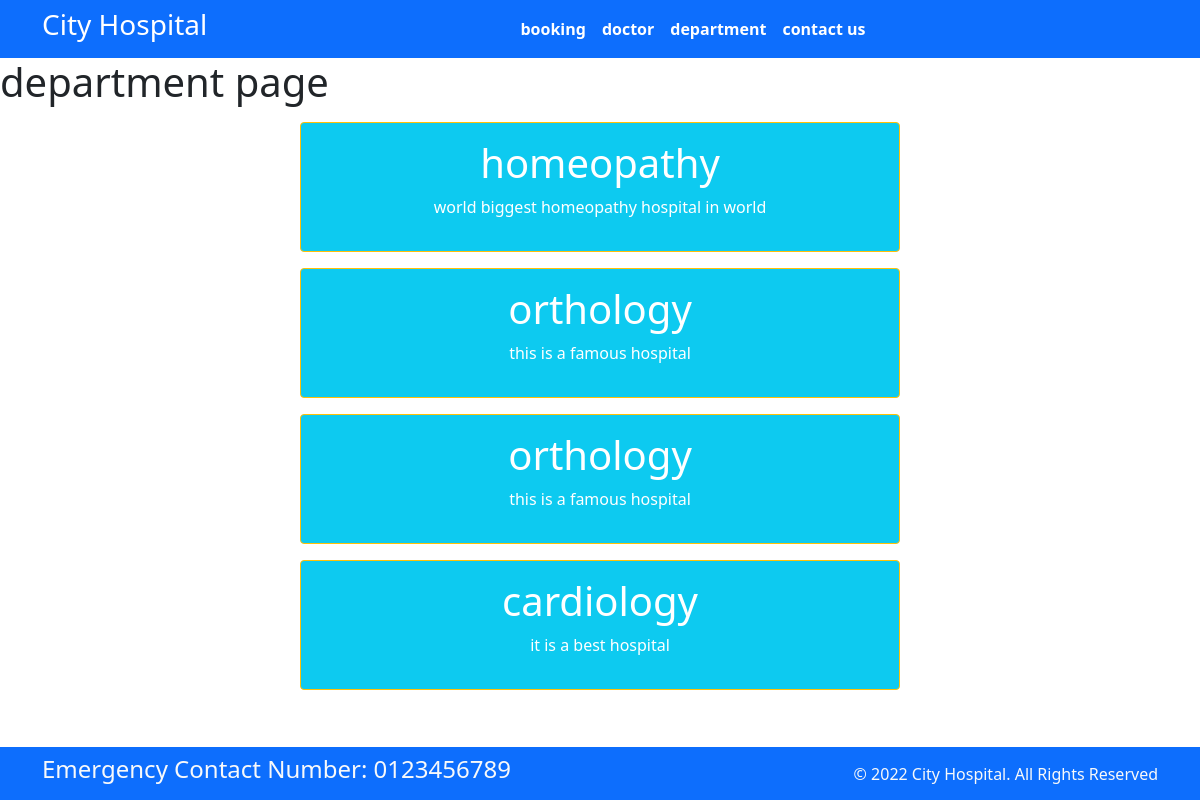
Screenshot of /department with the database file from the repository.
### myapp/models.py (models this page shows, shortened)
class Department(models.Model):
   dep_name=models.CharField(max_length=255)
   dep_description=models.TextField(max_length=255)

### myapp/views.py (the view)
# urls.py: path("department",views.department,name="department"),
def department(request):
    dict_dep={
        'dept':Department.objects.all()
    }
    return render(request, 'department.html',dict_dep)

### templates/department.html (shortened to what this page needs)
 <!DOCTYPE html>
 {% extends "base1.html" %}
        {% block content %}
        <h1>department page</h1>
        {% for d in dept %}
        <div class='mx-auto w-50 bg-info text-center  text-white p-3
        my-3 border border-warning rounded'>
        <h1>{{d.dep_name}}</h1>
        <p>{{d.dep_description}}</p>
    </div>
    {% endfor %}
        {% endblock %}

### rows the page displays
Department: dep_name "homeopathy", dep_description "world biggest homeopathy hospital in world"
Department: dep_name "orthology", dep_description "this is a famous hospital"
Department: dep_name "orthology", dep_description "this is a famous hospital"
Department: dep_name "cardiology", dep_description "it is a best hospital"
